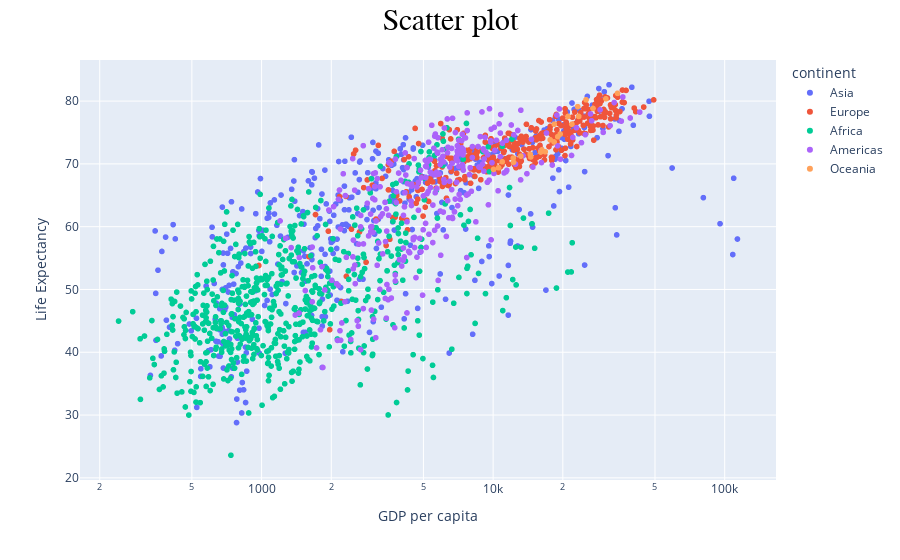

Notebook cell for this chart:
### Code cell
fig.update_layout(
    title_text='Scatter plot',
    title_x=0.5,
    xaxis_title_text='GDP per capita',
    yaxis_title_text='Life Expectancy',
    title_font_size=30,
    title_font_family='Times New Roman',
    title_font_color='black'
)

### Figure 1 — Plotly figure (JSON) as saved in the notebook; plotly's stock layout.template omitted (floating-point values rounded to 4 significant figures; data arrays with more than 128 entries replaced by an {"elided": "..."} marker saying what was removed)
{"data": [{"hovertemplate": "continent=Asia<br>gdpPercap=%{x}<br>lifeExp=%{y}<extra></extra>", "legendgroup": "Asia", "marker": {"color": "#636efa", "symbol": "circle"}, "mode": "markers", "name": "Asia", "showlegend": true, "type": "scattergl", "x": {"elided": "396 float values"}, "xaxis": "x", "y": {"elided": "396 float values"}, "yaxis": "y"}, {"hovertemplate": "continent=Europe<br>gdpPercap=%{x}<br>lifeExp=%{y}<extra></extra>", "legendgroup": "Europe", "marker": {"color": "#EF553B", "symbol": "circle"}, "mode": "markers", "name": "Europe", "showlegend": true, "type": "scattergl", "x": {"elided": "360 float values"}, "xaxis": "x", "y": {"elided": "360 float values"}, "yaxis": "y"}, {"hovertemplate": "continent=Africa<br>gdpPercap=%{x}<br>lifeExp=%{y}<extra></extra>", "legendgroup": "Africa", "marker": {"color": "#00cc96", "symbol": "circle"}, "mode": "markers", "name": "Africa", "showlegend": true, "type": "scattergl", "x": {"elided": "624 float values"}, "xaxis": "x", "y": {"elided": "624 float values"}, "yaxis": "y"}, {"hovertemplate": "continent=Americas<br>gdpPercap=%{x}<br>lifeExp=%{y}<extra></extra>", "legendgroup": "Americas", "marker": {"color": "#ab63fa", "symbol": "circle"}, "mode": "markers", "name": "Americas", "showlegend": true, "type": "scattergl", "x": {"elided": "300 float values"}, "xaxis": "x", "y": {"elided": "300 float values"}, "yaxis": "y"}, {"hovertemplate": "continent=Oceania<br>gdpPercap=%{x}<br>lifeExp=%{y}<extra></extra>", "legendgroup": "Oceania", "marker": {"color": "#FFA15A", "symbol": "circle"}, "mode": "markers", "name": "Oceania", "showlegend": true, "type": "scattergl", "x": [10040.0, 10950.0, 12220.0, 14530.0, 16790.0, 18330.0, 19480.0, 21890.0, 23420.0, 27000.0, 30690.0, 34440.0, 10560.0, 12250.0, 13180.0, 14460.0, 16050.0, 16230.0, 17630.0, 19010.0, 18360.0, 21050.0, 23190.0, 25190.0], "xaxis": "x", "y": [69.12, 70.33, 70.93, 71.1, 71.93, 73.49, 74.74, 76.32, 77.56, 78.83, 80.37, 81.23, 69.39, 70.26, 71.24, 71.52, 71.89, 72.22, 73.84, 74.32, 76.33, 77.55, 79.11, 80.2], "yaxis": "y"}], "layout": {"legend": {"title": {"text": "continent"}, "tracegroupgap": 0}, "margin": {"t": 60}, "title": {"font": {"color": "black", "family": "Times New Roman", "size": 30}, "text": "Scatter plot", "x": 0.5}, "xaxis": {"anchor": "y", "domain": [0, 1], "title": {"text": "GDP per capita"}, "type": "log"}, "yaxis": {"anchor": "x", "domain": [0, 1], "title": {"text": "Life Expectancy"}}}}
